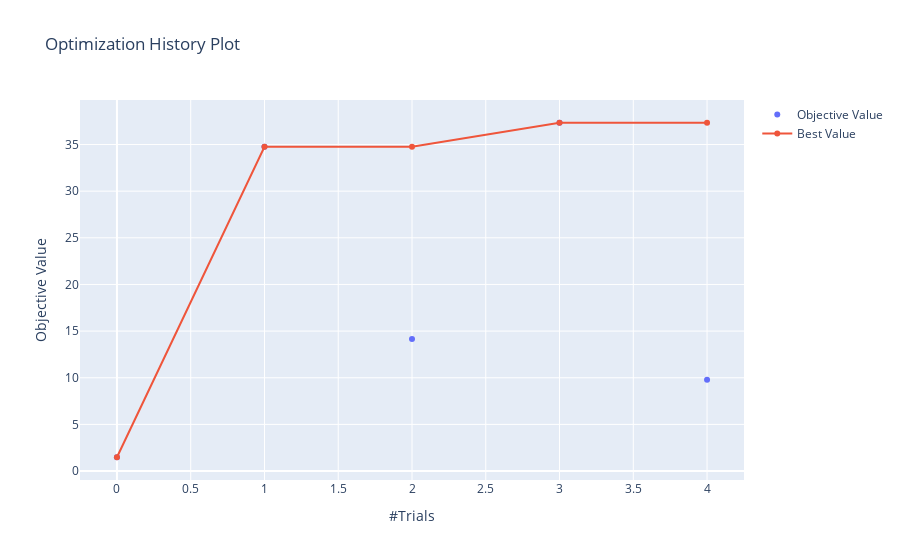

Notebook cell for this chart:
### Markdown cell above
### Visualisation of the results <a id='vis3_2'></a>

### Code cell
# Visualise the optimisation history
plot_optimization_history(study)

### Figure 1 — Plotly figure (JSON) as saved in the notebook; plotly's stock layout.template omitted (floating-point values rounded to 4 significant figures)
{"data": [{"mode": "markers", "name": "Objective Value", "type": "scatter", "x": [0, 1, 2, 3, 4], "y": [1.478, 34.76, 14.15, 37.33, 9.784]}, {"name": "Best Value", "type": "scatter", "x": [0, 1, 2, 3, 4], "y": [1.478, 34.76, 34.76, 37.33, 37.33]}], "layout": {"autosize": true, "title": {"text": "Optimization History Plot"}, "xaxis": {"autorange": true, "range": [-0.2428, 4.243], "title": {"text": "#Trials"}, "type": "linear"}, "yaxis": {"autorange": true, "range": [-1.148, 39.96], "title": {"text": "Objective Value"}, "type": "linear"}}}
